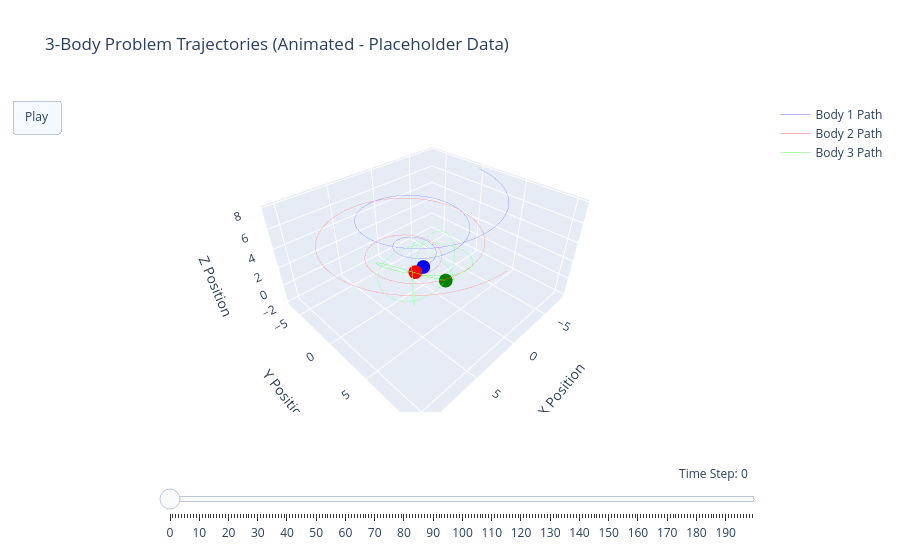

Notebook cell for this chart:
### Code cell
import plotly.graph_objects as go
import numpy as np

# --- Placeholder Trajectory Data for Animation ---
# In a real 3-body problem, you'd calculate these coordinates
# for ALL time steps *before* plotting.

num_frames = 200 # Number of animation steps
t = np.linspace(0, 5 * np.pi, num_frames) # Total time span

# Store all x, y, z coordinates for each body at each time step
# Shape: (num_frames, 3) for each body
body1_traj = np.column_stack([0.5 * t * np.cos(t), 0.5 * t * np.sin(t), t / 2])
body2_traj = np.column_stack([-0.6 * t * np.cos(t + np.pi / 2) + 2, -0.6 * t * np.sin(t + np.pi / 2) + 1, t / 3 + 1])
body3_traj = np.column_stack([np.sin(t * 1.5) * 4, np.cos(t * 2) * 3, np.sin(t / 0.5) * 2])

# --- Initial Plot Setup (First Frame) ---
# We'll plot just the current position of each body as markers
# and show the full trajectory as a separate, faded line.

# Initial current positions (at t=0)
initial_pos_1 = body1_traj[0]
initial_pos_2 = body2_traj[0]
initial_pos_3 = body3_traj[0]

# Create traces for the full, faded trajectories
trace_path_1 = go.Scatter3d(
    x=body1_traj[:, 0], y=body1_traj[:, 1], z=body1_traj[:, 2],
    mode='lines',
    name='Body 1 Path',
    line=dict(color='rgba(0, 0, 255, 0.3)', width=1), # Faded path
    showlegend=True
)
trace_path_2 = go.Scatter3d(
    x=body2_traj[:, 0], y=body2_traj[:, 1], z=body2_traj[:, 2],
    mode='lines',
    name='Body 2 Path',
    line=dict(color='rgba(255, 0, 0, 0.3)', width=1),
    showlegend=True
)
trace_path_3 = go.Scatter3d(
    x=body3_traj[:, 0], y=body3_traj[:, 1], z=body3_traj[:, 2],
    mode='lines',
    name='Body 3 Path',
    line=dict(color='rgba(0, 255, 0, 0.3)', width=1),
    showlegend=True
)

# Create traces for the *moving* bodies (markers)
trace_body_1 = go.Scatter3d(
    x=[initial_pos_1[0]], y=[initial_pos_1[1]], z=[initial_pos_1[2]],
    mode='markers',
    name='Body 1',
    marker=dict(color='blue', size=8),
    showlegend=False # Path trace has legend
)
trace_body_2 = go.Scatter3d(
    x=[initial_pos_2[0]], y=[initial_pos_2[1]], z=[initial_pos_2[2]],
    mode='markers',
    name='Body 2',
    marker=dict(color='red', size=8),
    showlegend=False
)
trace_body_3 = go.Scatter3d(
    x=[initial_pos_3[0]], y=[initial_pos_3[1]], z=[initial_pos_3[2]],
    mode='markers',
    name='Body 3',
    marker=dict(color='green', size=8),
    showlegend=False
)

# Combine initial traces for the figure's data
fig = go.Figure(
    data=[
        trace_path_1, trace_path_2, trace_path_3, # Faded paths
        trace_body_1, trace_body_2, trace_body_3  # Moving markers
    ],
    layout=go.Layout(
        title='3-Body Problem Trajectories (Animated - Placeholder Data)',
        scene=dict(
            xaxis_title='X Position',
            yaxis_title='Y Position',
            zaxis_title='Z Position',
            aspectmode='data' # Ensures uniform scaling across axes
        ),
        updatemenus=[dict(
            type="buttons",
            buttons=[dict(label="Play",
                          method="animate",
                          args=[None, {"frame": {"duration": 50, "redraw": True}, # Duration per frame
                                       "fromcurrent": True, "transition": {"duration": 0}}])])]
    )
)

# --- Define Animation Frames ---
frames = []
for i in range(num_frames):
    frame_data = [
        # Update current positions of the moving markers
        go.Scatter3d(x=[body1_traj[i, 0]], y=[body1_traj[i, 1]], z=[body1_traj[i, 2]]),
        go.Scatter3d(x=[body2_traj[i, 0]], y=[body2_traj[i, 1]], z=[body2_traj[i, 2]]),
        go.Scatter3d(x=[body3_traj[i, 0]], y=[body3_traj[i, 1]], z=[body3_traj[i, 2]])
    ]
    frames.append(go.Frame(data=frame_data, name=str(i))) # name is useful for sliders

fig.frames = frames # Add frames to the figure

# --- Add Slider ---
sliders = [dict(
    steps=[
        dict(
            method='animate',
            args=[[frame.name], dict(mode='immediate',
                                      frame=dict(duration=50, redraw=True),
                                      transition=dict(duration=0))],
            label=str(k) # Label for each step on the slider
        ) for k, frame in enumerate(fig.frames)
    ],
    transition=dict(duration=0),
    x=0.1, # Slider position
    len=0.9,
    currentvalue=dict(font=dict(size=12), prefix='Time Step: ', visible=True, xanchor='right'),
    pad=dict(b=10, t=50)
)]

fig.update_layout(sliders=sliders)

fig.show()

### Figure 1 — Plotly figure (JSON) as saved in the notebook; plotly's stock layout.template omitted (floating-point values rounded to 4 significant figures; data arrays with more than 128 entries replaced by an {"elided": "..."} marker saying what was removed)
{"data": [{"line": {"color": "rgba(0, 0, 255, 0.3)", "width": 1}, "mode": "lines", "name": "Body 1 Path", "showlegend": true, "type": "scatter3d", "x": {"elided": "200 float values"}, "y": {"elided": "200 float values"}, "z": {"elided": "200 float values"}}, {"line": {"color": "rgba(255, 0, 0, 0.3)", "width": 1}, "mode": "lines", "name": "Body 2 Path", "showlegend": true, "type": "scatter3d", "x": {"elided": "200 float values"}, "y": {"elided": "200 float values"}, "z": {"elided": "200 float values"}}, {"line": {"color": "rgba(0, 255, 0, 0.3)", "width": 1}, "mode": "lines", "name": "Body 3 Path", "showlegend": true, "type": "scatter3d", "x": {"elided": "200 float values"}, "y": {"elided": "200 float values"}, "z": {"elided": "200 float values"}}, {"marker": {"color": "blue", "size": 8}, "mode": "markers", "name": "Body 1", "showlegend": false, "type": "scatter3d", "x": [0], "y": [0], "z": [0]}, {"marker": {"color": "red", "size": 8}, "mode": "markers", "name": "Body 2", "showlegend": false, "type": "scatter3d", "x": [2], "y": [1], "z": [1]}, {"marker": {"color": "green", "size": 8}, "mode": "markers", "name": "Body 3", "showlegend": false, "type": "scatter3d", "x": [0], "y": [3], "z": [0]}], "layout": {"scene": {"aspectmode": "data", "xaxis": {"title": {"text": "X Position"}}, "yaxis": {"title": {"text": "Y Position"}}, "zaxis": {"title": {"text": "Z Position"}}}, "sliders": [{"currentvalue": {"font": {"size": 12}, "prefix": "Time Step: ", "visible": true, "xanchor": "right"}, "len": 0.9, "pad": {"b": 10, "t": 50}, "steps": [{"args": [["0"], {"frame": {"duration": 50, "redraw": true}, "mode": "immediate", "transition": {"duration": 0}}], "label": "0", "method": "animate"}, {"args": [["1"], {"frame": {"duration": 50, "redraw": true}, "mode": "immediate", "transition": {"duration": 0}}], "label": "1", "method": "animate"}, {"args": [["2"], {"frame": {"duration": 50, "redraw": true}, "mode": "immediate", "transition": {"duration": 0}}], "label": "2", "method": "animate"}, {"args": [["3"], {"frame": {"duration": 50, "redraw": true}, "mode": "immediate", "transition": {"duration": 0}}], "label": "3", "method": "animate"}, {"args": [["4"], {"frame": {"duration": 50, "redraw": true}, "mode": "immediate", "transition": {"duration": 0}}], "label": "4", "method": "animate"}, {"args": [["5"], {"frame": {"duration": 50, "redraw": true}, "mode": "immediate", "transition": {"duration": 0}}], "label": "5", "method": "animate"}, {"args": [["6"], {"frame": {"duration": 50, "redraw": true}, "mode": "immediate", "transition": {"duration": 0}}], "label": "6", "method": "animate"}, {"args": [["7"], {"frame": {"duration": 50, "redraw": true}, "mode": "immediate", "transition": {"duration": 0}}], "label": "7", "method": "animate"}, {"args": [["8"], {"frame": {"duration": 50, "redraw": true}, "mode": "immediate", "transition": {"duration": 0}}], "label": "8", "method": "animate"}, {"args": [["9"], {"frame": {"duration": 50, "redraw": true}, "mode": "immediate", "transition": {"duration": 0}}], "label": "9", "method": "animate"}, {"args": [["10"], {"frame": {"duration": 50, "redraw": true}, "mode": "immediate", "transition": {"duration": 0}}], "label": "10", "method": "animate"}, {"args": [["11"], {"frame": {"duration": 50, "redraw": true}, "mode": "immediate", "transition": {"duration": 0}}], "label": "11", "method": "animate"}, {"args": [["12"], {"frame": {"duration": 50, "redraw": true}, "mode": "immediate", "transition": {"duration": 0}}], "label": "12", "method": "animate"}, {"args": [["13"], {"frame": {"duration": 50, "redraw": true}, "mode": "immediate", "transition": {"duration": 0}}], "label": "13", "method": "animate"}, {"args": [["14"], {"frame": {"duration": 50, "redraw": true}, "mode": "immediate", "transition": {"duration": 0}}], "label": "14", "method": "animate"}, {"args": [["15"], {"frame": {"duration": 50, "redraw": true}, "mode": "immediate", "transition": {"duration": 0}}], "label": "15", "method": "animate"}, {"args": [["16"], {"frame": {"duration": 50, "redraw": true}, "mode": "immediate", "transition": {"duration": 0}}], "label": "16", "method": "animate"}, {"args": [["17"], {"frame": {"duration": 50, "redraw": true}, "mode": "immediate", "transition": {"duration": 0}}], "label": "17", "method": "animate"}, {"args": [["18"], {"frame": {"duration": 50, "redraw": true}, "mode": "immediate", "transition": {"duration": 0}}], "label": "18", "method": "animate"}, {"args": [["19"], {"frame": {"duration": 50, "redraw": true}, "mode": "immediate", "transition": {"duration": 0}}], "label": "19", "method": "animate"}, {"args": [["20"], {"frame": {"duration": 50, "redraw": true}, "mode": "immediate", "transition": {"duration": 0}}], "label": "20", "method": "animate"}, {"args": [["21"], {"frame": {"duration": 50, "redraw": true}, "mode": "immediate", "transition": {"duration": 0}}], "label": "21", "method": "animate"}, {"args": [["22"], {"frame": {"duration": 50, "redraw": true}, "mode": "immediate", "transition": {"duration": 0}}], "label": "22", "method": "animate"}, {"args": [["23"], {"frame": {"duration": 50, "redraw": true}, "mode": "immediate", "transition": {"duration": 0}}], "label": "23", "method": "animate"}, {"args": [["24"], {"frame": {"duration": 50, "redraw": true}, "mode": "immediate", "transition": {"duration": 0}}], "label": "24", "method": "animate"}, {"args": [["25"], {"frame": {"duration": 50, "redraw": true}, "mode": "immediate", "transition": {"duration": 0}}], "label": "25", "method": "animate"}, {"args": [["26"], {"frame": {"duration": 50, "redraw": true}, "mode": "immediate", "transition": {"duration": 0}}], "label": "26", "method": "animate"}, {"args": [["27"], {"frame": {"duration": 50, "redraw": true}, "mode": "immediate", "transition": {"duration": 0}}], "label": "27", "method": "animate"}, {"args": [["28"], {"frame": {"duration": 50, "redraw": true}, "mode": "immediate", "transition": {"duration": 0}}], "label": "28", "method": "animate"}, {"args": [["29"], {"frame": {"duration": 50, "redraw": true}, "mode": "immediate", "transition": {"duration": 0}}], "label": "29", "method": "animate"}, {"args": [["30"], {"frame": {"duration": 50, "redraw": true}, "mode": "immediate", "transition": {"duration": 0}}], "label": "30", "method": "animate"}, {"args": [["31"], {"frame": {"duration": 50, "redraw": true}, "mode": "immediate", "transition": {"duration": 0}}], "label": "31", "method": "animate"}, {"args": [["32"], {"frame": {"duration": 50, "redraw": true}, "mode": "immediate", "transition": {"duration": 0}}], "label": "32", "method": "animate"}, {"args": [["33"], {"frame": {"duration": 50, "redraw": true}, "mode": "immediate", "transition": {"duration": 0}}], "label": "33", "method": "animate"}, {"args": [["34"], {"frame": {"duration": 50, "redraw": true}, "mode": "immediate", "transition": {"duration": 0}}], "label": "34", "method": "animate"}, {"args": [["35"], {"frame": {"duration": 50, "redraw": true}, "mode": "immediate", "transition": {"duration": 0}}], "label": "35", "method": "animate"}, {"args": [["36"], {"frame": {"duration": 50, "redraw": true}, "mode": "immediate", "transition": {"duration": 0}}], "label": "36", "method": "animate"}, {"args": [["37"], {"frame": {"duration": 50, "redraw": true}, "mode": "immediate", "transition": {"duration": 0}}], "label": "37", "method": "animate"}, {"args": [["38"], {"frame": {"duration": 50, "redraw": true}, "mode": "immediate", "transition": {"duration": 0}}], "label": "38", "method": "animate"}, {"args": [["39"], {"frame": {"duration": 50, "redraw": true}, "mode": "immediate", "transition": {"duration": 0}}], "label": "39", "method": "animate"}, {"args": [["40"], {"frame": {"duration": 50, "redraw": true}, "mode": "immediate", "transition": {"duration": 0}}], "label": "40", "method": "animate"}, {"args": [["41"], {"frame": {"duration": 50, "redraw": true}, "mode": "immediate", "transition": {"duration": 0}}], "label": "41", "method": "animate"}, {"args": [["42"], {"frame": {"duration": 50, "redraw": true}, "mode": "immediate", "transition": {"duration": 0}}], "label": "42", "method": "animate"}, {"args": [["43"], {"frame": {"duration": 50, "redraw": true}, "mode": "immediate", "transition": {"duration": 0}}], "label": "43", "method": "animate"}, {"args": [["44"], {"frame": {"duration": 50, "redraw": true}, "mode": "immediate", "transition": {"duration": 0}}], "label": "44", "method": "animate"}, {"args": [["45"], {"frame": {"duration": 50, "redraw": true}, "mode": "immediate", "transition": {"duration": 0}}], "label": "45", "method": "animate"}, {"args": [["46"], {"frame": {"duration": 50, "redraw": true}, "mode": "immediate", "transition": {"duration": 0}}], "label": "46", "method": "animate"}, {"args": [["47"], {"frame": {"duration": 50, "redraw": true}, "mode": "immediate", "transition": {"duration": 0}}], "label": "47", "method": "animate"}, {"args": [["48"], {"frame": {"duration": 50, "redraw": true}, "mode": "immediate", "transition": {"duration": 0}}], "label": "48", "method": "animate"}, {"args": [["49"], {"frame": {"duration": 50, "redraw": true}, "mode": "immediate", "transition": {"duration": 0}}], "label": "49", "method": "animate"}, {"args": [["50"], {"frame": {"duration": 50, "redraw": true}, "mode": "immediate", "transition": {"duration": 0}}], "label": "50", "method": "animate"}, {"args": [["51"], {"frame": {"duration": 50, "redraw": true}, "mode": "immediate", "transition": {"duration": 0}}], "label": "51", "method": "animate"}, {"args": [["52"], {"frame": {"duration": 50, "redraw": true}, "mode": "immediate", "transition": {"duration": 0}}], "label": "52", "method": "animate"}, {"args": [["53"], {"frame": {"duration": 50, "redraw": true}, "mode": "immediate", "transition": {"duration": 0}}], "label": "53", "method": "animate"}, {"args": [["54"], {"frame": {"duration": 50, "redraw": true}, "mode": "immediate", "transition": {"duration": 0}}], "label": "54", "method": "animate"}, {"args": [["55"], {"frame": {"duration": 50, "redraw": true}, "mode": "immediate", "transition": {"duration": 0}}], "label": "55", "method": "animate"}, {"args": [["56"], {"frame": {"duration": 50, "redraw": true}, "mode": "immediate", "transition": {"duration": 0}}], "label": "56", "method": "animate"}, {"args": [["57"], {"frame": {"duration": 50, "redraw": true}, "mode": "immediate", "transition": {"duration": 0}}], "label": "57", "method": "animate"}, {"args": [["58"], {"frame": {"duration": 50, "redraw": true}, "mode": "immediate", "transition": {"duration": 0}}], "label": "58", "method": "animate"}, {"args": [["59"], {"frame": {"duration": 50, "redraw": true}, "mode": "immediate", "transition": {"duration": 0}}], "label": "59", "method": "animate"}, {"args": [["60"], {"frame": {"duration": 50, "redraw": true}, "mode": "immediate", "transition": {"duration": 0}}], "label": "60", "method": "animate"}, {"args": [["61"], {"frame": {"duration": 50, "redraw": true}, "mode": "immediate", "transition": {"duration": 0}}], "label": "61", "method": "animate"}, {"args": [["62"], {"frame": {"duration": 50, "redraw": true}, "mode": "immediate", "transition": {"duration": 0}}], "label": "62", "method": "animate"}, {"args": [["63"], {"frame": {"duration": 50, "redraw": true}, "mode": "immediate", "transition": {"duration": 0}}], "label": "63", "method": "animate"}, {"args": [["64"], {"frame": {"duration": 50, "redraw": true}, "mode": "immediate", "transition": {"duration": 0}}], "label": "64", "method": "animate"}, {"args": [["65"], {"frame": {"duration": 50, "redraw": true}, "mode": "immediate", "transition": {"duration": 0}}], "label": "65", "method": "animate"}, {"args": [["66"], {"frame": {"duration": 50, "redraw": true}, "mode": "immediate", "transition": {"duration": 0}}], "label": "66", "method": "animate"}, {"args": [["67"], {"frame": {"duration": 50, "redraw": true}, "mode": "immediate", "transition": {"duration": 0}}], "label": "67", "method": "animate"}, {"args": [["68"], {"frame": {"duration": 50, "redraw": true}, "mode": "immediate", "transition": {"duration": 0}}], "label": "68", "method": "animate"}, {"args": [["69"], {"frame": {"duration": 50, "redraw": true}, "mode": "immediate", "transition": {"duration": 0}}], "label": "69", "method": "animate"}, {"args": [["70"], {"frame": {"duration": 50, "redraw": true}, "mode": "immediate", "transition": {"duration": 0}}], "label": "70", "method": "animate"}, {"args": [["71"], {"frame": {"duration": 50, "redraw": true}, "mode": "immediate", "transition": {"duration": 0}}], "label": "71", "method": "animate"}, {"args": [["72"], {"frame": {"duration": 50, "redraw": true}, "mode": "immediate", "transition": {"duration": 0}}], "label": "72", "method": "animate"}, {"args": [["73"], {"frame": {"duration": 50, "redraw": true}, "mode": "immediate", "transition": {"duration": 0}}], "label": "73", "method": "animate"}, {"args": [["74"], {"frame": {"duration": 50, "redraw": true}, "mode": "immediate", "transition": {"duration": 0}}], "label": "74", "method": "animate"}, {"args": [["75"], {"frame": {"duration": 50, "redraw": true}, "mode": "immediate", "transition": {"duration": 0}}], "label": "75", "method": "animate"}, {"args": [["76"], {"frame": {"duration": 50, "redraw": true}, "mode": "immediate", "transition": {"duration": 0}}], "label": "76", "method": "animate"}, {"args": [["77"], {"frame": {"duration": 50, "redraw": true}, "mode": "immediate", "transition": {"duration": 0}}], "label": "77", "method": "animate"}, {"args": [["78"], {"frame": {"duration": 50, "redraw": true}, "mode": "immediate", "transition": {"duration": 0}}], "label": "78", "method": "animate"}, {"args": [["79"], {"frame": {"duration": 50, "redraw": true}, "mode": "immediate", "transition": {"duration": 0}}], "label": "79", "method": "animate"}, {"args": [["80"], {"frame": {"duration": 50, "redraw": true}, "mode": "immediate", "transition": {"duration": 0}}], "label": "80", "method": "animate"}, {"args": [["81"], {"frame": {"duration": 50, "redraw": true}, "mode": "immediate", "transition": {"duration": 0}}], "label": "81", "method": "animate"}, {"args": [["82"], {"frame": {"duration": 50, "redraw": true}, "mode": "immediate", "transition": {"duration": 0}}], "label": "82", "method": "animate"}, {"args": [["83"], {"frame": {"duration": 50, "redraw": true}, "mode": "immediate", "transition": {"duration": 0}}], "label": "83", "method": "animate"}, {"args": [["84"], {"frame": {"duration": 50, "redraw": true}, "mode": "immediate", "transition": {"duration": 0}}], "label": "84", "method": "animate"}, {"args": [["85"], {"frame": {"duration": 50, "redraw": true}, "mode": "immediate", "transition": {"duration": 0}}], "label": "85", "method": "animate"}, {"args": [["86"], {"frame": {"duration": 50, "redraw": true}, "mode": "immediate", "transition": {"duration": 0}}], "label": "86", "method": "animate"}, {"args": [["87"], {"frame": {"duration": 50, "redraw": true}, "mode": "immediate", "transition": {"duration": 0}}], "label": "87", "method": "animate"}, {"args": [["88"], {"frame": {"duration": 50, "redraw": true}, "mode": "immediate", "transition": {"duration": 0}}], "label": "88", "method": "animate"}, {"args": [["89"], {"frame": {"duration": 50, "redraw": true}, "mode": "immediate", "transition": {"duration": 0}}], "label": "89", "method": "animate"}, {"args": [["90"], {"frame": {"duration": 50, "redraw": true}, "mode": "immediate", "transition": {"duration": 0}}], "label": "90", "method": "animate"}, {"args": [["91"], {"frame": {"duration": 50, "redraw": true}, "mode": "immediate", "transition": {"duration": 0}}], "label": "91", "method": "animate"}, {"args": [["92"], {"frame": {"duration": 50, "redraw": true}, "mode": "immediate", "transition": {"duration": 0}}], "label": "92", "method": "animate"}, {"args": [["93"], {"frame": {"duration": 50, "redraw": true}, "mode": "immediate", "transition": {"duration": 0}}], "label": "93", "method": "animate"}, {"args": [["94"], {"frame": {"duration": 50, "redraw": true}, "mode": "immediate", "transition": {"duration": 0}}], "label": "94", "method": "animate"}, {"args": [["95"], {"frame": {"duration": 50, "redraw": true}, "mode": "immediate", "transition": {"duration": 0}}], "label": "95", "method": "animate"}, {"args": [["96"], {"frame": {"duration": 50, "redraw": true}, "mode": "immediate", "transition": {"duration": 0}}], "label": "96", "method": "animate"}, {"args": [["97"], {"frame": {"duration": 50, "redraw": true}, "mode": "immediate", "transition": {"duration": 0}}], "label": "97", "method": "animate"}, {"args": [["98"], {"frame": {"duration": 50, "redraw": true}, "mode": "immediate", "transition": {"duration": 0}}], "label": "98", "method": "animate"}, {"args": [["99"], {"frame": {"duration": 50, "redraw": true}, "mode": "immediate", "transition": {"duration": 0}}], "label": "99", "method": "animate"}, {"args": [["100"], {"frame": {"duration": 50, "redraw": true}, "mode": "immediate", "transition": {"duration": 0}}], "label": "100", "method": "animate"}, {"args": [["101"], {"frame": {"duration": 50, "redraw": true}, "mode": "immediate", "transition": {"duration": 0}}], "label": "101", "method": "animate"}, {"args": [["102"], {"frame": {"duration": 50, "redraw": true}, "mode": "immediate", "transition": {"duration": 0}}], "label": "102", "method": "animate"}, {"args": [["103"], {"frame": {"duration": 50, "redraw": true}, "mode": "immediate", "transition": {"duration": 0}}], "label": "103", "method": "animate"}, {"args": [["104"], {"frame": {"duration": 50, "redraw": true}, "mode": "immediate", "transition": {"duration": 0}}], "label": "104", "method": "animate"}, {"args": [["105"], {"frame": {"duration": 50, "redraw": true}, "mode": "immediate", "transition": {"duration": 0}}], "label": "105", "method": "animate"}, {"args": [["106"], {"frame": {"duration": 50, "redraw": true}, "mode": "immediate", "transition": {"duration": 0}}], "label": "106", "method": "animate"}, {"args": [["107"], {"frame": {"duration": 50, "redraw": true}, "mode": "immediate", "transition": {"duration": 0}}], "label": "107", "method": "animate"}, {"args": [["108"], {"frame": {"duration": 50, "redraw": true}, "mode": "immediate", "transition": {"duration": 0}}], "label": "108", "method": "animate"}, {"args": [["109"], {"frame": {"duration": 50, "redraw": true}, "mode": "immediate", "transition": {"duration": 0}}], "label": "109", "method": "animate"}, {"args": [["110"], {"frame": {"duration": 50, "redraw": true}, "mode": "immediate", "transition": {"duration": 0}}], "label": "110", "method": "animate"}, {"args": [["111"], {"frame": {"duration": 50, "redraw": true}, "mode": "immediate", "transition": {"duration": 0}}], "label": "111", "method": "animate"}, {"args": [["112"], {"frame": {"duration": 50, "redraw": true}, "mode": "immediate", "transition": {"duration": 0}}], "label": "112", "method": "animate"}, {"args": [["113"], {"frame": {"duration": 50, "redraw": true}, "mode": "immediate", "transition": {"duration": 0}}], "label": "113", "method": "animate"}, {"args": [["114"], {"frame": {"duration": 50, "redraw": true}, "mode": "immediate", "transition": {"duration": 0}}], "label": "114", "method": "animate"}, {"args": [["115"], {"frame": {"duration": 50, "redraw": true}, "mode": "immediate", "transition": {"duration": 0}}], "label": "115", "method": "animate"}, {"args": [["116"], {"frame": {"duration": 50, "redraw": true}, "mode": "immediate", "transition": {"duration": 0}}], "label": "116", "method": "animate"}, {"args": [["117"], {"frame": {"duration": 50, "redraw": true}, "mode": "immediate", "transition": {"duration": 0}}], "label": "117", "method": "animate"}, {"args": [["118"], {"frame": {"duration": 50, "redraw": true}, "mode": "immediate", "transition": {"duration": 0}}], "label": "118", "method": "animate"}, {"args": [["119"], {"frame": {"duration": 50, "redraw": true}, "mode": "immediate", "transition": {"duration": 0}}], "label": "119", "method": "animate"}, {"args": [["120"], {"frame": {"duration": 50, "redraw": true}, "mode": "immediate", "transition": {"duration": 0}}], "label": "120", "method": "animate"}, {"args": [["121"], {"frame": {"duration": 50, "redraw": true}, "mode": "immediate", "transition": {"duration": 0}}], "label": "121", "method": "animate"}, {"args": [["122"], {"frame": {"duration": 50, "redraw": true}, "mode": "immediate", "transition": {"duration": 0}}], "label": "122", "method": "animate"}, {"args": [["123"], {"frame": {"duration": 50, "redraw": true}, "mode": "immediate", "transition": {"duration": 0}}], "label": "123", "method": "animate"}, {"args": [["124"], {"frame": {"duration": 50, "redraw": true}, "mode": "immediate", "transition": {"duration": 0}}], "label": "124", "method": "animate"}, {"args": [["125"], {"frame": {"duration": 50, "redraw": true}, "mode": "immediate", "transition": {"duration": 0}}], "label": "125", "method": "animate"}, {"args": [["126"], {"frame": {"duration": 50, "redraw": true}, "mode": "immediate", "transition": {"duration": 0}}], "label": "126", "method": "animate"}, {"args": [["127"], {"frame": {"duration": 50, "redraw": true}, "mode": "immediate", "transition": {"duration": 0}}], "label": "127", "method": "animate"}, {"args": [["128"], {"frame": {"duration": 50, "redraw": true}, "mode": "immediate", "transition": {"duration": 0}}], "label": "128", "method": "animate"}, {"args": [["129"], {"frame": {"duration": 50, "redraw": true}, "mode": "immediate", "transition": {"duration": 0}}], "label": "129", "method": "animate"}, {"args": [["130"], {"frame": {"duration": 50, "redraw": true}, "mode": "immediate", "transition": {"duration": 0}}], "label": "130", "method": "animate"}, {"args": [["131"], {"frame": {"duration": 50, "redraw": true}, "mode": "immediate", "transition": {"duration": 0}}], "label": "131", "method": "animate"}, {"args": [["132"], {"frame": {"duration": 50, "redraw": true}, "mode": "immediate", "transition": {"duration": 0}}], "label": "132", "method": "animate"}, {"args": [["133"], {"frame": {"duration": 50, "redraw": true}, "mode": "immediate", "transition": {"duration": 0}}], "label": "133", "method": "animate"}, {"args": [["134"], {"frame": {"duration": 50, "redraw": true}, "mode": "immediate", "transition": {"duration": 0}}], "label": "134", "method": "animate"}, {"args": [["135"], {"frame": {"duration": 50, "redraw": true}, "mode": "immediate", "transition": {"duration": 0}}], "label": "135", "method": "animate"}, {"args": [["136"], {"frame": {"duration": 50, "redraw": true}, "mode": "immediate", "transition": {"duration": 0}}], "label": "136", "method": "animate"}, {"args": [["137"], {"frame": {"duration": 50, "redraw": true}, "mode": "immediate", "transition": {"duration": 0}}], "label": "137", "method": "animate"}, {"args": [["138"], {"frame": {"duration": 50, "redraw": true}, "mode": "immediate", "transition": {"duration": 0}}], "label": "138", "method": "animate"}, {"args": [["139"], {"frame": {"duration": 50, "redraw": true}, "mode": "immediate", "transition": {"duration": 0}}], "label": "139", "method": "animate"}, {"args": [["140"], {"frame": {"duration": 50, "redraw": true}, "mode": "immediate", "transition": {"duration": 0}}], "label": "140", "method": "animate"}, {"args": [["141"], {"frame": {"duration": 50, "redraw": true}, "mode": "immediate", "transition": {"duration": 0}}], "label": "141", "method": "animate"}, {"args": [["142"], {"frame": {"duration": 50, "redraw": true}, "mode": "immediate", "transition": {"duration": 0}}], "label": "142", "method": "animate"}, {"args": [["143"], {"frame": {"duration": 50, "redraw": true}, "mode": "immediate", "transition": {"duration": 0}}], "label": "143", "method": "animate"}, {"args": [["144"], {"frame": {"duration": 50, "redraw": true}, "mode": "immediate", "transition": {"duration": 0}}], "label": "144", "method": "animate"}, {"args": [["145"], {"frame": {"duration": 50, "redraw": true}, "mode": "immediate", "transition": {"duration": 0}}], "label": "145", "method": "animate"}, {"args": [["146"], {"frame": {"duration": 50, "redraw": true}, "mode": "immediate", "transition": {"duration": 0}}], "label": "146", "method": "animate"}, {"args": [["147"], {"frame": {"duration": 50, "redraw": true}, "mode": "immediate", "transition": {"duration": 0}}], "label": "147", "method": "animate"}, {"args": [["148"], {"frame": {"duration": 50, "redraw": true}, "mode": "immediate", "transition": {"duration": 0}}], "label": "148", "method": "animate"}, {"args": [["149"], {"frame": {"duration": 50, "redraw": true}, "mode": "immediate", "transition": {"duration": 0}}], "label": "149", "method": "animate"}, {"args": [["150"], {"frame": {"duration": 50, "redraw": true}, "mode": "immediate", "transition": {"duration": 0}}], "label": "150", "method": "animate"}, {"args": [["151"], {"frame": {"duration": 50, "redraw": true}, "mode": "immediate", "transition": {"duration": 0}}], "label": "151", "method": "animate"}, {"args": [["152"], {"frame": {"duration": 50, "redraw": true}, "mode": "immediate", "transition": {"duration": 0}}], "label": "152", "method": "animate"}, {"args": [["153"], {"frame": {"duration": 50, "redraw": true}, "mode": "immediate", "transition": {"duration": 0}}], "label": "153", "method": "animate"}, {"args": [["154"], {"frame": {"duration": 50, "redraw": true}, "mode": "immediate", "transition": {"duration": 0}}], "label": "154", "method": "animate"}, {"args": [["155"], {"frame": {"duration": 50, "redraw": true}, "mode": "immediate", "transition": {"duration": 0}}], "label": "155", "method": "animate"}, {"args": [["156"], {"frame": {"duration": 50, "redraw": true}, "mode": "immediate", "transition": {"duration": 0}}], "label": "156", "method": "animate"}, {"args": [["157"], {"frame": {"duration": 50, "redraw": true}, "mode": "immediate", "transition": {"duration": 0}}], "label": "157", "method": "animate"}, {"args": [["158"], {"frame": {"duration": 50, "redraw": true}, "mode": "immediate", "transition": {"duration": 0}}], "label": "158", "method": "animate"}, {"args": [["159"], {"frame": {"duration": 50, "redraw": true}, "mode": "immediate", "transition": {"duration": 0}}], "label": "159", "method": "animate"}, {"args": [["160"], {"frame": {"duration": 50, "redraw": true}, "mode": "immediate", "transition": {"duration": 0}}], "label": "160", "method": "animate"}, {"args": [["161"], {"frame": {"duration": 50, "redraw": true}, "mode": "immediate", "transition": {"duration": 0}}], "label": "161", "method": "animate"}, {"args": [["162"], {"frame": {"duration": 50, "redraw": true}, "mode": "immediate", "transition": {"duration": 0}}], "label": "162", "method": "animate"}, {"args": [["163"], {"frame": {"duration": 50, "redraw": true}, "mode": "immediate", "transition": {"duration": 0}}], "label": "163", "method": "animate"}, {"args": [["164"], {"frame": {"duration": 50, "redraw": true}, "mode": "immediate", "transition": {"duration": 0}}], "label": "164", "method": "animate"}, {"args": [["165"], {"frame": {"duration": 50, "redraw": true}, "mode": "immediate", "transition": {"duration": 0}}], "label": "165", "method": "animate"}, {"args": [["166"], {"frame": {"duration": 50, "redraw": true}, "mode": "immediate", "transition": {"duration": 0}}], "label": "166", "method": "animate"}, {"args": [["167"], {"frame": {"duration": 50, "redraw": true}, "mode": "immediate", "transition": {"duration": 0}}], "label": "167", "method": "animate"}, {"args": [["168"], {"frame": {"duration": 50, "redraw": true}, "mode": "immediate", "transition": {"duration": 0}}], "label": "168", "method": "animate"}, {"args": [["169"], {"frame": {"duration": 50, "redraw": true}, "mode": "immediate", "transition": {"duration": 0}}], "label": "169", "method": "animate"}, {"args": [["170"], {"frame": {"duration": 50, "redraw": true}, "mode": "immediate", "transition": {"duration": 0}}], "label": "170", "method": "animate"}, {"args": [["171"], {"frame": {"duration": 50, "redraw": true}, "mode": "immediate", "transition": {"duration": 0}}], "label": "171", "method": "animate"}, {"args": [["172"], {"frame": {"duration": 50, "redraw": true}, "mode": "immediate", "transition": {"duration": 0}}], "label": "172", "method": "animate"}, {"args": [["173"], {"frame": {"duration": 50, "redraw": true}, "mode": "immediate", "transition": {"duration": 0}}], "label": "173", "method": "animate"}, {"args": [["174"], {"frame": {"duration": 50, "redraw": true}, "mode": "immediate", "transition": {"duration": 0}}], "label": "174", "method": "animate"}, {"args": [["175"], {"frame": {"duration": 50, "redraw": true}, "mode": "immediate", "transition": {"duration": 0}}], "label": "175", "method": "animate"}, {"args": [["176"], {"frame": {"duration": 50, "redraw": true}, "mode": "immediate", "transition": {"duration": 0}}], "label": "176", "method": "animate"}, {"args": [["177"], {"frame": {"duration": 50, "redraw": true}, "mode": "immediate", "transition": {"duration": 0}}], "label": "177", "method": "animate"}, {"args": [["178"], {"frame": {"duration": 50, "redraw": true}, "mode": "immediate", "transition": {"duration": 0}}], "label": "178", "method": "animate"}, {"args": [["179"], {"frame": {"duration": 50, "redraw": true}, "mode": "immediate", "transition": {"duration": 0}}], "label": "179", "method": "animate"}, {"args": [["180"], {"frame": {"duration": 50, "redraw": true}, "mode": "immediate", "transition": {"duration": 0}}], "label": "180", "method": "animate"}, {"args": [["181"], {"frame": {"duration": 50, "redraw": true}, "mode": "immediate", "transition": {"duration": 0}}], "label": "181", "method": "animate"}, {"args": [["182"], {"frame": {"duration": 50, "redraw": true}, "mode": "immediate", "transition": {"duration": 0}}], "label": "182", "method": "animate"}, {"args": [["183"], {"frame": {"duration": 50, "redraw": true}, "mode": "immediate", "transition": {"duration": 0}}], "label": "183", "method": "animate"}, {"args": [["184"], {"frame": {"duration": 50, "redraw": true}, "mode": "immediate", "transition": {"duration": 0}}], "label": "184", "method": "animate"}, {"args": [["185"], {"frame": {"duration": 50, "redraw": true}, "mode": "immediate", "transition": {"duration": 0}}], "label": "185", "method": "animate"}, {"args": [["186"], {"frame": {"duration": 50, "redraw": true}, "mode": "immediate", "transition": {"duration": 0}}], "label": "186", "method": "animate"}, {"args": [["187"], {"frame": {"duration": 50, "redraw": true}, "mode": "immediate", "transition": {"duration": 0}}], "label": "187", "method": "animate"}, {"args": [["188"], {"frame": {"duration": 50, "redraw": true}, "mode": "immediate", "transition": {"duration": 0}}], "label": "188", "method": "animate"}, {"args": [["189"], {"frame": {"duration": 50, "redraw": true}, "mode": "immediate", "transition": {"duration": 0}}], "label": "189", "method": "animate"}, {"args": [["190"], {"frame": {"duration": 50, "redraw": true}, "mode": "immediate", "transition": {"duration": 0}}], "label": "190", "method": "animate"}, {"args": [["191"], {"frame": {"duration": 50, "redraw": true}, "mode": "immediate", "transition": {"duration": 0}}], "label": "191", "method": "animate"}, {"args": [["192"], {"frame": {"duration": 50, "redraw": true}, "mode": "immediate", "transition": {"duration": 0}}], "label": "192", "method": "animate"}, {"args": [["193"], {"frame": {"duration": 50, "redraw": true}, "mode": "immediate", "transition": {"duration": 0}}], "label": "193", "method": "animate"}, {"args": [["194"], {"frame": {"duration": 50, "redraw": true}, "mode": "immediate", "transition": {"duration": 0}}], "label": "194", "method": "animate"}, {"args": [["195"], {"frame": {"duration": 50, "redraw": true}, "mode": "immediate", "transition": {"duration": 0}}], "label": "195", "method": "animate"}, {"args": [["196"], {"frame": {"duration": 50, "redraw": true}, "mode": "immediate", "transition": {"duration": 0}}], "label": "196", "method": "animate"}, {"args": [["197"], {"frame": {"duration": 50, "redraw": true}, "mode": "immediate", "transition": {"duration": 0}}], "label": "197", "method": "animate"}, {"args": [["198"], {"frame": {"duration": 50, "redraw": true}, "mode": "immediate", "transition": {"duration": 0}}], "label": "198", "method": "animate"}, {"args": [["199"], {"frame": {"duration": 50, "redraw": true}, "mode": "immediate", "transition": {"duration": 0}}], "label": "199", "method": "animate"}], "transition": {"duration": 0}, "x": 0.1}], "title": {"text": "3-Body Problem Trajectories (Animated - Placeholder Data)"}, "updatemenus": [{"buttons": [{"args": [null, {"frame": {"duration": 50, "redraw": true}, "fromcurrent": true, "transition": {"duration": 0}}], "label": "Play", "method": "animate"}], "type": "buttons"}]}}
